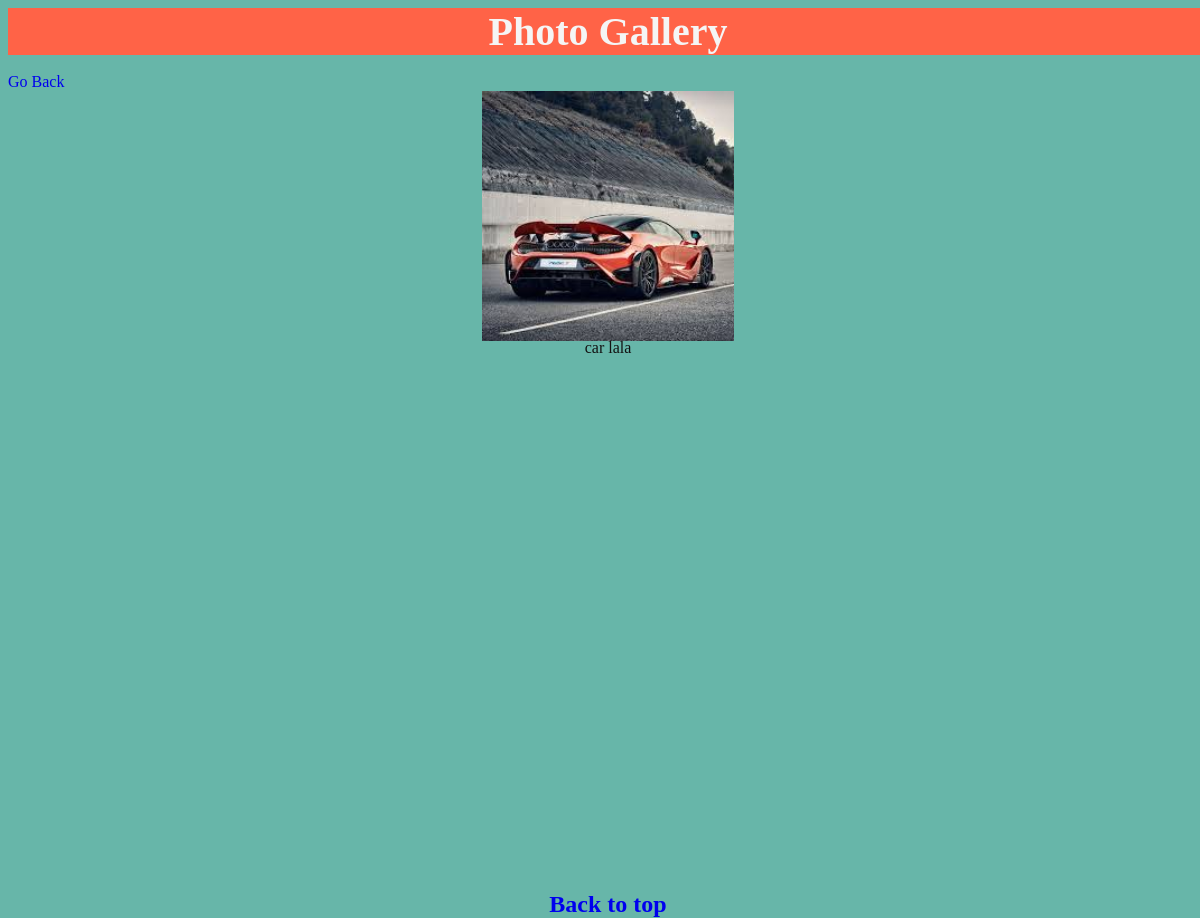
/photos/41/, run on the app's committed database.
### photo/models.py (models this page shows, shortened)
class Picture(models.Model):
    category = models.ForeignKey("Category", on_delete = models.CASCADE)
    image = models.ImageField(upload_to = "pictures")
    description = models.CharField(max_length = 2000)
    date_added = models.DateTimeField(default = datetime.now)

### photo/views.py (the view)
# urls.py: path("photos/<int:pk>/", photos_view,name = "photos"),
def photos_view(request,pk):
    category = Category.objects.get(id=pk)
    pictures = Picture.objects.filter(category = category)
    context = {
        "category":category,
        'pictures':pictures
    }
    return render(request, "photos.html", context)

### templates/photos.html (shortened to what this page needs)
{% load static %}
<html lang="en">
<head>
    <link rel="stylesheet" href="{% static '/photos.css' %}">
</head>
<body>
    <div class="title" id="top">Photo Gallery</div><br>
    <a href="/">Go Back</a>
    <div class="container">
        {%for photo in pictures%}
        <div class="images">
            <img src="{{photo.image.url}}" alt="missing image" style = 'height:100%; width: 100%'>
            <p class="descriptions" style="margin-top: -2px;">{{photo.description}}</p>
        </div>
        {%endfor%}
    </div>
    <div class="container2"><a href="#top">Back to top</a></div>
</body>
</html>

### photo/static/photos.css (style rules this page uses)
.container { display: grid; grid-template-columns: repeat(auto-fit, minmax(200px,1fr)); grid-auto-rows: 250px; grid-gap: 15px; height: 100%; width: 100%; }
.images { justify-items: center; height: 100%; width: 100%; }
p { color: rgb(19, 18, 18) }
html { width: 100%; height: 100%; }
body { background-color: rgb(103, 182, 169); width: 100%; height: 100%; }
.title { display: flex; justify-content: center; background: tomato; text-align: center; font-weight: bold; color: whitesmoke; font-size: 2.5rem; }
a { text-decoration: none; }
.container2 { display: flex; justify-content: center; align-items: flex-start; color: white; font-weight: bold; font-size: 1.5rem; }

### data on the page
Picture: image (picture), description "car lala"
